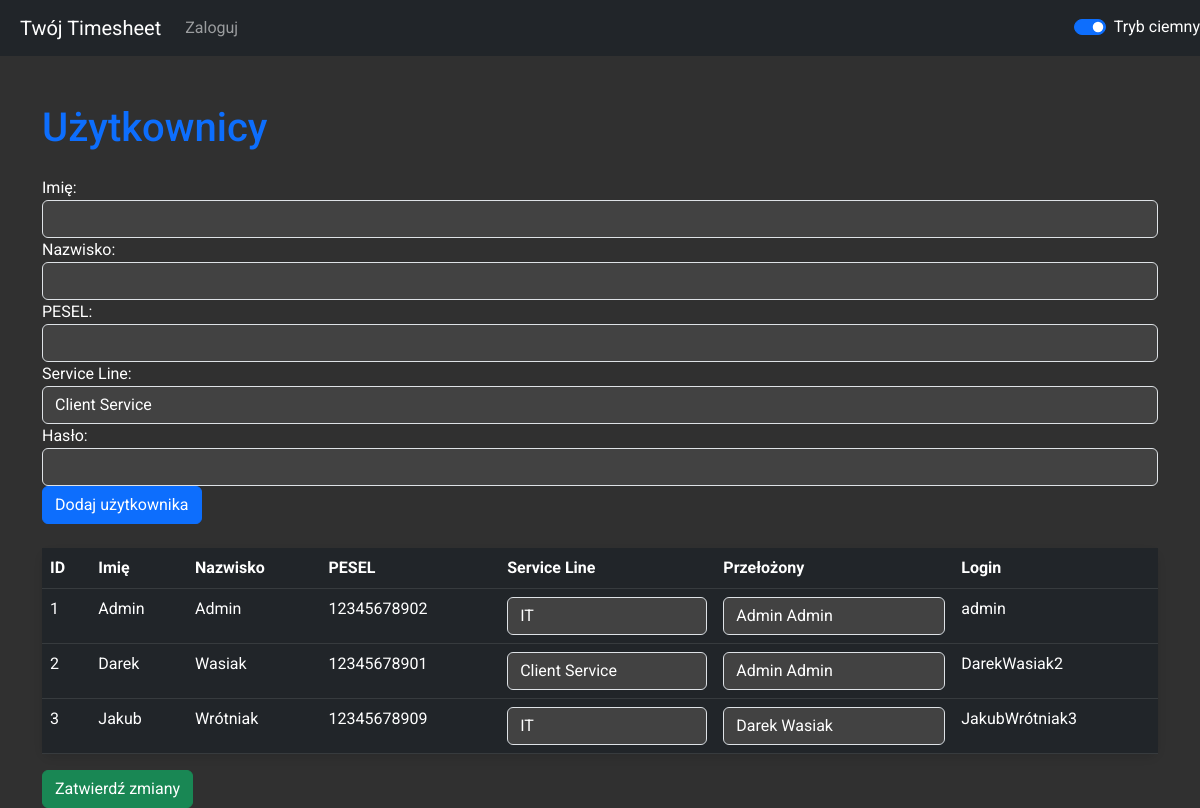
The app's page /add_user_page with its own data.
### timesheet.py (models this page shows)
class User(UserMixin, db.Model):
    id = db.Column(db.Integer, primary_key=True, autoincrement=True)
    first_name = db.Column(db.String(50), nullable=False)
    last_name = db.Column(db.String(50), nullable=False)
    pesel = db.Column(db.String(11), unique=True, nullable=False)
    service_line = db.Column(db.String(50), nullable=False)
    password = db.Column(db.String(200), nullable=False)
    username_and_id = db.Column(db.String(100), unique=True, nullable=False)
    campaigns = db.relationship('Campaign', back_populates='user', lazy=True)
    supervisor_id = db.Column(db.Integer, db.ForeignKey('user.id'))
    supervised = db.relationship('User', back_populates='supervisor', foreign_keys=[supervisor_id])
    supervisor = db.relationship('User', back_populates='supervised', remote_side=[id], post_update=True)

### timesheet.py (the view)
@app.route('/add_user_page', methods=['GET', 'POST'])
def add_user_page():
    if request.method == 'POST':
        first_name = request.form.get('first_name')
        last_name = request.form.get('last_name')
        pesel = request.form.get('pesel')
        service_line = request.form.get('service_line')
        password = request.form.get('password')
        supervisor_id = request.form.get('supervisor')
        if first_name and last_name and pesel and service_line and password:
            with app.app_context():
                username_and_id = f"{first_name}{last_name}{User.query.count() + 1}"
                new_user = User(first_name=first_name, last_name=last_name, pesel=pesel, service_line=service_line, supervisor_id=supervisor_id, password=generate_password_hash(password), username_and_id=username_and_id)  # Uaktualnionee
                db.session.add(new_user)
                db.session.commit()
        return redirect(url_for('index'))
    else:
        users = User.query.all()
        return render_template('add_user.html', users=users)

### templates/add_user.html (shortened to what this page needs)
{% extends 'base.html' %}
{% block content %}
    <h1 class="mt-5 text-primary">Użytkownicy</h1>
    <form action="{{ url_for('add_user_page') }}" method="post" class="mt-4">
        <div class="form-group">
            <label for="first_name">Imię:</label>
            <input type="text" name="first_name" class="form-control" required>
        </div>
        <div class="form-group">
            <label for="last_name">Nazwisko:</label>
            <input type="text" name="last_name" class="form-control" required>
        </div>
        <div class="form-group">
            <label for="pesel">PESEL:</label>
            <input type="text" name="pesel" class="form-control" required>
        </div>
        <div class="form-group">
            <label for="service_line">Service Line:</label>
            <select name="service_line" class="form-control" required>
                <option value="Client Service">Client Service</option>
            </select>
        </div>
        <div class="form-group">
            <label for="password">Hasło:</label>
            <input type="password" name="password" class="form-control" required>
        </div>
        <button type="submit" class="btn btn-primary">Dodaj użytkownika</button>
    </form>
    <form action="{{ url_for('update_users') }}" method="post">
        <table class="table mt-4 report-table table-dark-mode">
            <thead>
                <tr>
                    <th>ID</th>
                    <th>Imię</th>
                    <th>Nazwisko</th>
                    <th>PESEL</th>
                    <th>Service Line</th>
                    <th>Przełożony</th>
                    <th>Login</th>
                </tr>
            </thead>
            <tbody>
                {% for user in users %}
                    <tr>
                        <td>{{ user.id }}</td>
                        <td>{{ user.first_name }}</td>
                        <td>{{ user.last_name }}</td>
                        <td>{{ user.pesel }}</td>
                        <td>
                            <select name="service_line_{{ user.id }}" class="form-control">
                                <option value="Client Service" {% if user.service_line == 'Client Service' %} selected {% endif %}>Client Service</option>
                                <option value="IT" {% if user.service_line == 'IT' %} selected {% endif %}>IT</option>
                            </select>
                        </td>
                        <td>
                            <select name="supervisor_{{ user.id }}" class="form-control">
                                {% for supervisor in users %}
                                    <option value="{{ supervisor.id }}" {% if user.supervisor and user.supervisor.id == supervisor.id %} selected {% endif %}>{{ supervisor.first_name }} {{ supervisor.last_name }}</option>
                                {% endfor %}
                            </select>
                        </td>
                        <td>{{ user.username_and_id }}</td>
                    </tr>
                {% endfor %}
            </tbody>
        </table>
        <button type="submit" class="btn btn-success">Zatwierdź zmiany</button>
    </form>
{% endblock %}

### static/styles.css (style rules this page uses)
body.dark-mode { background-color: #303030; color: #ffffff; font-family: 'Roboto', sans-serif; }
body.dark-mode input[type="text"], body.dark-mode input[type="password"], body.dark-mode input[type="email"], body.dark-mode input[type="number"], body.dark-mode input[type="tel"], body.dark-mode input[type="url"], body.dark-mode input[type="search"], body.dark-mode textarea, body.dark-mode select { color: #fff !important; background-color: #424242 !important; }
body.dark-mode .table, body:not(.dark-mode) .table { background-color: #424242 !important; color: #fff !important; box-shadow: 0 4px 8px rgba(0, 0, 0, 0.1); }
body.dark-mode .table.report-table { background-color: #424242 !important; color: #fff !important; box-shadow: 0 4px 8px rgba(0, 0, 0, 0.1); }
.table { border-radius: 10px !important; }
body.dark-mode .table, body:not(.dark-mode) .table { border-radius: 10px !important; }
body:not(.dark-mode) .table.report-table, body.dark-mode .table.report-table { border-radius: 10px !important; }

### records on screen
User: id "1", first_name "Admin", last_name "Admin", pesel "12345678902", service_line+id "IT", username_and_id "admin"
User: id "2", first_name "Darek", last_name "Wasiak", pesel "12345678901", service_line+id "Client Service", username_and_id "DarekWasiak2"
User: id "3", first_name "Jakub", last_name "Wrótniak", pesel "12345678909", service_line+id "IT", username_and_id "JakubWrótniak3"

### other values on screen
form field value "Admin Admin"
form field value "Darek Wasiak"
